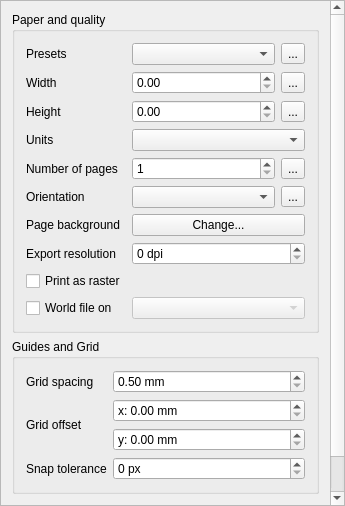
<?xml version="1.0" encoding="UTF-8"?>
<ui version="4.0">
 <class>QgsCompositionWidgetBase</class>
 <widget class="QWidget" name="QgsCompositionWidgetBase">
  <property name="geometry">
   <rect>
    <x>0</x>
    <y>0</y>
    <width>345</width>
    <height>506</height>
   </rect>
  </property>
  <property name="sizePolicy">
   <sizepolicy hsizetype="Expanding" vsizetype="Expanding">
    <horstretch>0</horstretch>
    <verstretch>0</verstretch>
   </sizepolicy>
  </property>
  <property name="windowTitle">
   <string>Composition</string>
  </property>
  <layout class="QVBoxLayout" name="verticalLayout">
   <property name="spacing">
    <number>0</number>
   </property>
   <property name="margin">
    <number>0</number>
   </property>
   <item>
    <widget class="QScrollArea" name="scrollArea">
     <property name="sizePolicy">
      <sizepolicy hsizetype="MinimumExpanding" vsizetype="MinimumExpanding">
       <horstretch>0</horstretch>
       <verstretch>0</verstretch>
      </sizepolicy>
     </property>
     <property name="focusPolicy">
      <enum>Qt::WheelFocus</enum>
     </property>
     <property name="frameShape">
      <enum>QFrame::StyledPanel</enum>
     </property>
     <property name="frameShadow">
      <enum>QFrame::Plain</enum>
     </property>
     <property name="widgetResizable">
      <bool>true</bool>
     </property>
     <widget class="QWidget" name="scrollAreaWidgetContents">
      <property name="geometry">
       <rect>
        <x>0</x>
        <y>0</y>
        <width>327</width>
        <height>586</height>
       </rect>
      </property>
      <layout class="QVBoxLayout" name="verticalLayout_2">
       <item>
        <widget class="QgsCollapsibleGroupBoxBasic" name="groupBox">
         <property name="focusPolicy">
          <enum>Qt::StrongFocus</enum>
         </property>
         <property name="title">
          <string>Paper and quality</string>
         </property>
         <property name="syncGroup" stdset="0">
          <string notr="true">composeritem</string>
         </property>
         <property name="collapsed" stdset="0">
          <bool>false</bool>
         </property>
         <layout class="QGridLayout" name="gridLayout" columnstretch="0,1">
          <item row="0" column="0">
           <widget class="QLabel" name="textLabel3">
            <property name="text">
             <string>Presets</string>
            </property>
            <property name="wordWrap">
             <bool>true</bool>
            </property>
            <property name="buddy">
             <cstring>mPaperSizeComboBox</cstring>
            </property>
           </widget>
          </item>
          <item row="0" column="1">
           <layout class="QHBoxLayout" name="horizontalLayout">
            <item>
             <widget class="QComboBox" name="mPaperSizeComboBox">
              <property name="enabled">
               <bool>true</bool>
              </property>
              <property name="sizePolicy">
               <sizepolicy hsizetype="Expanding" vsizetype="Fixed">
                <horstretch>0</horstretch>
                <verstretch>0</verstretch>
               </sizepolicy>
              </property>
             </widget>
            </item>
            <item>
             <widget class="QgsDataDefinedButton" name="mPaperSizeDDBtn">
              <property name="text">
               <string>...</string>
              </property>
             </widget>
            </item>
           </layout>
          </item>
          <item row="1" column="0">
           <widget class="QLabel" name="label">
            <property name="text">
             <string>Width</string>
            </property>
            <property name="wordWrap">
             <bool>true</bool>
            </property>
           </widget>
          </item>
          <item row="1" column="1">
           <layout class="QHBoxLayout" name="horizontalLayout_2">
            <item>
             <widget class="QgsDoubleSpinBox" name="mPaperWidthDoubleSpinBox">
              <property name="sizePolicy">
               <sizepolicy hsizetype="Preferred" vsizetype="Minimum">
                <horstretch>0</horstretch>
                <verstretch>0</verstretch>
               </sizepolicy>
              </property>
              <property name="prefix">
               <string/>
              </property>
              <property name="suffix">
               <string/>
              </property>
              <property name="maximum">
               <double>99999.000000000000000</double>
              </property>
              <property name="showClearButton">
               <bool>false</bool>
              </property>
             </widget>
            </item>
            <item>
             <widget class="QgsDataDefinedButton" name="mPaperWidthDDBtn">
              <property name="text">
               <string>...</string>
              </property>
             </widget>
            </item>
           </layout>
          </item>
          <item row="2" column="0">
           <widget class="QLabel" name="label_2">
            <property name="text">
             <string>Height</string>
            </property>
            <property name="wordWrap">
             <bool>true</bool>
            </property>
           </widget>
          </item>
          <item row="2" column="1">
           <layout class="QHBoxLayout" name="horizontalLayout_3">
            <item>
             <widget class="QgsDoubleSpinBox" name="mPaperHeightDoubleSpinBox">
              <property name="sizePolicy">
               <sizepolicy hsizetype="Preferred" vsizetype="Minimum">
                <horstretch>0</horstretch>
                <verstretch>0</verstretch>
               </sizepolicy>
              </property>
              <property name="prefix">
               <string/>
              </property>
              <property name="suffix">
               <string/>
              </property>
              <property name="maximum">
               <double>99999.000000000000000</double>
              </property>
              <property name="showClearButton">
               <bool>false</bool>
              </property>
             </widget>
            </item>
            <item>
             <widget class="QgsDataDefinedButton" name="mPaperHeightDDBtn">
              <property name="text">
               <string>...</string>
              </property>
             </widget>
            </item>
           </layout>
          </item>
          <item row="3" column="0">
           <widget class="QLabel" name="label_3">
            <property name="text">
             <string>Units</string>
            </property>
            <property name="wordWrap">
             <bool>true</bool>
            </property>
           </widget>
          </item>
          <item row="3" column="1">
           <widget class="QComboBox" name="mPaperUnitsComboBox">
            <property name="enabled">
             <bool>true</bool>
            </property>
            <property name="sizePolicy">
             <sizepolicy hsizetype="Expanding" vsizetype="Fixed">
              <horstretch>0</horstretch>
              <verstretch>0</verstretch>
             </sizepolicy>
            </property>
           </widget>
          </item>
          <item row="4" column="0">
           <widget class="QLabel" name="mNumPagesLabel">
            <property name="text">
             <string>Number of pages</string>
            </property>
            <property name="wordWrap">
             <bool>true</bool>
            </property>
           </widget>
          </item>
          <item row="4" column="1">
           <layout class="QHBoxLayout" name="horizontalLayout_4">
            <item>
             <widget class="QgsSpinBox" name="mNumPagesSpinBox">
              <property name="minimum">
               <number>1</number>
              </property>
              <property name="showClearButton">
               <bool>false</bool>
              </property>
             </widget>
            </item>
            <item>
             <widget class="QgsDataDefinedButton" name="mNumPagesDDBtn">
              <property name="text">
               <string>...</string>
              </property>
             </widget>
            </item>
           </layout>
          </item>
          <item row="5" column="0">
           <widget class="QLabel" name="textLabel7">
            <property name="text">
             <string>Orientation</string>
            </property>
            <property name="wordWrap">
             <bool>true</bool>
            </property>
            <property name="buddy">
             <cstring>mPaperOrientationComboBox</cstring>
            </property>
           </widget>
          </item>
          <item row="5" column="1">
           <layout class="QHBoxLayout" name="horizontalLayout_5">
            <item>
             <widget class="QComboBox" name="mPaperOrientationComboBox">
              <property name="enabled">
               <bool>true</bool>
              </property>
              <property name="sizePolicy">
               <sizepolicy hsizetype="Expanding" vsizetype="Fixed">
                <horstretch>0</horstretch>
                <verstretch>0</verstretch>
               </sizepolicy>
              </property>
             </widget>
            </item>
            <item>
             <widget class="QgsDataDefinedButton" name="mPaperOrientationDDBtn">
              <property name="text">
               <string>...</string>
              </property>
             </widget>
            </item>
           </layout>
          </item>
          <item row="6" column="0">
           <widget class="QLabel" name="label_10">
            <property name="text">
             <string>Page background</string>
            </property>
           </widget>
          </item>
          <item row="6" column="1">
           <widget class="QPushButton" name="mPageStyleButton">
            <property name="text">
             <string>Change...</string>
            </property>
           </widget>
          </item>
          <item row="7" column="0">
           <widget class="QLabel" name="label_9">
            <property name="text">
             <string>Export resolution</string>
            </property>
           </widget>
          </item>
          <item row="7" column="1">
           <widget class="QgsSpinBox" name="mResolutionSpinBox">
            <property name="suffix">
             <string> dpi</string>
            </property>
            <property name="prefix">
             <string/>
            </property>
            <property name="maximum">
             <number>3000</number>
            </property>
            <property name="showClearButton">
             <bool>false</bool>
            </property>
           </widget>
          </item>
          <item row="8" column="0">
           <widget class="QCheckBox" name="mPrintAsRasterCheckBox">
            <property name="text">
             <string>Print as raster</string>
            </property>
            <property name="checkable">
             <bool>true</bool>
            </property>
            <property name="checked">
             <bool>false</bool>
            </property>
           </widget>
          </item>
          <item row="9" column="0">
           <widget class="QCheckBox" name="mGenerateWorldFileCheckBox">
            <property name="sizePolicy">
             <sizepolicy hsizetype="Minimum" vsizetype="Preferred">
              <horstretch>0</horstretch>
              <verstretch>0</verstretch>
             </sizepolicy>
            </property>
            <property name="text">
             <string>World file on</string>
            </property>
           </widget>
          </item>
          <item row="9" column="1">
           <widget class="QComboBox" name="mWorldFileMapComboBox">
            <property name="enabled">
             <bool>false</bool>
            </property>
            <property name="editable">
             <bool>false</bool>
            </property>
           </widget>
          </item>
         </layout>
        </widget>
       </item>
       <item>
        <widget class="QgsCollapsibleGroupBoxBasic" name="mSnapToGridGroupCheckBox">
         <property name="focusPolicy">
          <enum>Qt::StrongFocus</enum>
         </property>
         <property name="title">
          <string>Guides and Grid</string>
         </property>
         <property name="checkable">
          <bool>false</bool>
         </property>
         <property name="checked">
          <bool>false</bool>
         </property>
         <property name="syncGroup" stdset="0">
          <string notr="true">composeritem</string>
         </property>
         <property name="collapsed" stdset="0">
          <bool>true</bool>
         </property>
         <layout class="QGridLayout" name="gridLayout_2" columnstretch="0,1">
          <item row="0" column="0">
           <widget class="QLabel" name="label_8">
            <property name="text">
             <string>Grid spacing</string>
            </property>
            <property name="wordWrap">
             <bool>true</bool>
            </property>
           </widget>
          </item>
          <item row="0" column="1">
           <widget class="QgsDoubleSpinBox" name="mGridResolutionSpinBox">
            <property name="prefix">
             <string/>
            </property>
            <property name="suffix">
             <string> mm</string>
            </property>
            <property name="minimum">
             <double>0.500000000000000</double>
            </property>
            <property name="maximum">
             <double>9999.000000000000000</double>
            </property>
            <property name="showClearButton">
             <bool>false</bool>
            </property>
           </widget>
          </item>
          <item row="1" column="0">
           <widget class="QLabel" name="label_6">
            <property name="text">
             <string>Grid offset</string>
            </property>
            <property name="wordWrap">
             <bool>true</bool>
            </property>
           </widget>
          </item>
          <item row="1" column="1">
           <layout class="QVBoxLayout" name="verticalLayout_3">
            <item>
             <widget class="QgsDoubleSpinBox" name="mOffsetXSpinBox">
              <property name="prefix">
               <string>x: </string>
              </property>
              <property name="suffix">
               <string> mm</string>
              </property>
              <property name="maximum">
               <double>9999.000000000000000</double>
              </property>
             </widget>
            </item>
            <item>
             <widget class="QgsDoubleSpinBox" name="mOffsetYSpinBox">
              <property name="prefix">
               <string>y: </string>
              </property>
              <property name="suffix">
               <string> mm</string>
              </property>
              <property name="maximum">
               <double>9999.000000000000000</double>
              </property>
             </widget>
            </item>
           </layout>
          </item>
          <item row="2" column="0">
           <widget class="QLabel" name="label_7">
            <property name="text">
             <string>Snap tolerance</string>
            </property>
           </widget>
          </item>
          <item row="2" column="1">
           <widget class="QgsSpinBox" name="mSnapToleranceSpinBox">
            <property name="suffix">
             <string> px</string>
            </property>
            <property name="maximum">
             <number>200</number>
            </property>
            <property name="showClearButton">
             <bool>false</bool>
            </property>
           </widget>
          </item>
         </layout>
        </widget>
       </item>
       <item>
        <spacer name="verticalSpacer">
         <property name="orientation">
          <enum>Qt::Vertical</enum>
         </property>
         <property name="sizeHint" stdset="0">
          <size>
           <width>20</width>
           <height>40</height>
          </size>
         </property>
        </spacer>
       </item>
      </layout>
     </widget>
    </widget>
   </item>
  </layout>
 </widget>
 <layoutdefault spacing="6" margin="11"/>
 <customwidgets>
  <customwidget>
   <class>QgsDataDefinedButton</class>
   <extends>QToolButton</extends>
   <header>qgsdatadefinedbutton.h</header>
  </customwidget>
  <customwidget>
   <class>QgsDoubleSpinBox</class>
   <extends>QDoubleSpinBox</extends>
   <header>qgsdoublespinbox.h</header>
  </customwidget>
  <customwidget>
   <class>QgsSpinBox</class>
   <extends>QSpinBox</extends>
   <header>qgsspinbox.h</header>
  </customwidget>
  <customwidget>
   <class>QgsCollapsibleGroupBoxBasic</class>
   <extends>QGroupBox</extends>
   <header location="global">qgscollapsiblegroupbox.h</header>
   <container>1</container>
  </customwidget>
 </customwidgets>
 <tabstops>
  <tabstop>scrollArea</tabstop>
  <tabstop>groupBox</tabstop>
  <tabstop>mPaperSizeComboBox</tabstop>
  <tabstop>mPaperSizeDDBtn</tabstop>
  <tabstop>mPaperWidthDoubleSpinBox</tabstop>
  <tabstop>mPaperWidthDDBtn</tabstop>
  <tabstop>mPaperHeightDoubleSpinBox</tabstop>
  <tabstop>mPaperHeightDDBtn</tabstop>
  <tabstop>mPaperUnitsComboBox</tabstop>
  <tabstop>mNumPagesSpinBox</tabstop>
  <tabstop>mNumPagesDDBtn</tabstop>
  <tabstop>mPaperOrientationComboBox</tabstop>
  <tabstop>mPaperOrientationDDBtn</tabstop>
  <tabstop>mPageStyleButton</tabstop>
  <tabstop>mResolutionSpinBox</tabstop>
  <tabstop>mPrintAsRasterCheckBox</tabstop>
  <tabstop>mGenerateWorldFileCheckBox</tabstop>
  <tabstop>mWorldFileMapComboBox</tabstop>
  <tabstop>mSnapToGridGroupCheckBox</tabstop>
  <tabstop>mGridResolutionSpinBox</tabstop>
  <tabstop>mOffsetXSpinBox</tabstop>
  <tabstop>mOffsetYSpinBox</tabstop>
  <tabstop>mSnapToleranceSpinBox</tabstop>
 </tabstops>
 <resources/>
 <connections/>
</ui>
